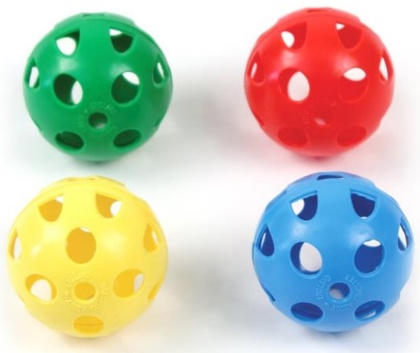
%> input picture E43/balls.jpg, 420 x 353 px, shrunk from 674 x 566 before the run
$ octave E43.m   (GNU Octave 9; MATLAB toolbox functions it lacks are replaced by stand-ins)
%> lines starting %> are read from the running program, lines starting %| are printed output that depends on the picture; in (x1, y1, x2, y2) boxes, pixels count from 0 and x2, y2 are one past the last pixel; in counts of white or black regions, pixels touching at a corner belong together; the program's own positions count from 1
clc; clear; close all; warning off all;
I = imread('balls.jpg');
%> I is the input picture: size 353x420x3 uint8; mean R, G, B 193.7, 193.7, 176.9
J = rgb2hsv(I);
%> J: size 353x420x3 double; mean H, S, V 0.376, 0.362, 0.891
H = J(:,:,1);
S = J(:,:,2);
V = J(:,:,3);
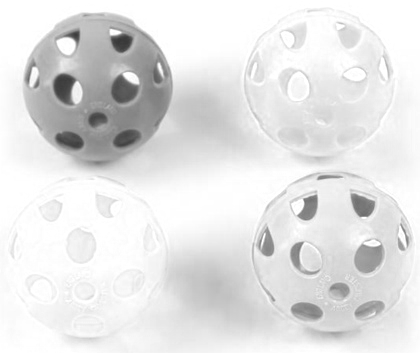
%> V: size 353x420 double; min 0.22, max 1, mean 0.891
bw = imbinarize(S,.25);
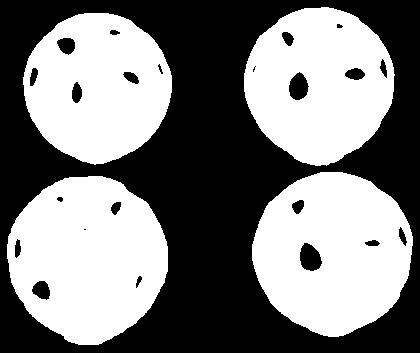
%> bw: size 353x420 logical; 49.6% white; 4 white regions, box (x1, y1, x2, y2) and area: (7, 176, 168, 345) 20252, (252, 172, 413, 337) 19529, (244, 7, 395, 166) 17274, (23, 13, 172, 165) 16554
bw = bwareaopen(bw,50);
[L,num] = bwlabel(bw);
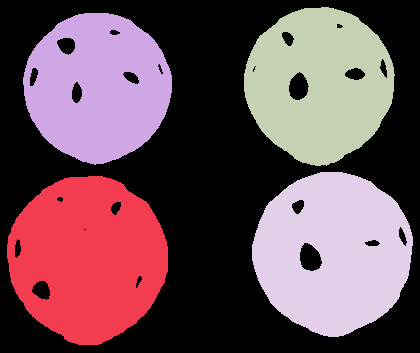
%> L: size 353x420 double; 5 distinct labels, from 0 to 4; one colour per label, 0 black
%> num = 4
R = I(:,:,1);
G = I(:,:,2);
B = I(:,:,3);
R(~bw) = 0;
B(~bw) = 0;
G(~bw) = 0;
RGB = cat(3,R,G,B);
%> RGB: size 353x420x3 uint8; mean H, S, V 74.9, 75.7, 60.2
RGB2 = I;
for n = 1:num
 bw2 = L==n;
 R = I(:,:,1);
 G = I(:,:,2);
 B = I(:,:,3);
 R(~bw2) = 0;
 G(~bw2) = 0;
 B(~bw2) = 0;
 RGB = cat(3,R,G,B);
 [a,b] = find(bw2==1);
 Red = 0;
 Green = 0;
 Blue = 0;
 for m = 1:numel(a)
 Red = Red+double(R(a(m),b(m)));
 Green = Green+double(G(a(m),b(m)));
 Blue = Blue+double(B(a(m),b(m)));
 end
 Red = Red/numel(a);
 Green = Green/numel(a);
 Blue = Blue/numel(a);
 [B,~] = bwboundaries(bw2,'noholes');
 boundary = B{1};
 position = [boundary(1,2)-40,boundary(1,1)-160;boundary(1,2)-40,boundary(1,1)-80;...
 boundary(1,2)-40,boundary(1,1);boundary(1,2)-40,boundary(1,1)+80];
 box_color = {'yellow','red','green','blue'};
 text_str = cell(4,1);
 text_str{1} = ['Label: ' num2str(n)];
 text_str{2} = ['Red: ' num2str(Red,'%0.2f')];
 text_str{3} = ['Green: ' num2str(Green,'%0.2f')];
 text_str{4} = ['Blue: ' num2str(Blue,'%0.2f')];
 RGB2 = insertText(RGB2,position,text_str,'FontSize',40,'BoxColor',box_color,'BoxOpacity',0.8,'TextColor','white');
 figure, imshow(RGB2);
end
%> this loop made 4 passes
%> (Red, Green, Blue, position) on passes 1 to 4: (247.6, 227.8, 103.6, [-32 85; -32 165; -32 245; -32 325]), (34.39, 155, 92.55, [-16 -82; -16 -2; -16 78; -16 158]), (234.9, 65.01, 66.45, [205 -86; 205 -6; 205 74; 205 154]), (75.23, 149.6, 212, [213 85; 213 165; 213 245; 213 325])
%> pass 1, `RGB = cat(3,R,G,B);`:
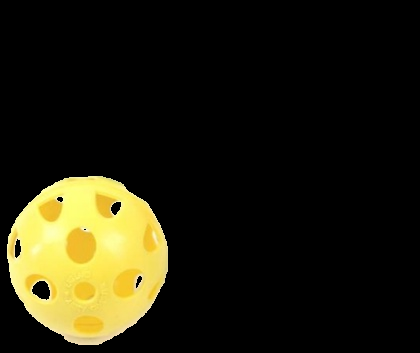
%> RGB: size 353x420x3 uint8; mean R, G, B 33.8, 31.1, 14.1
%> after the loop:
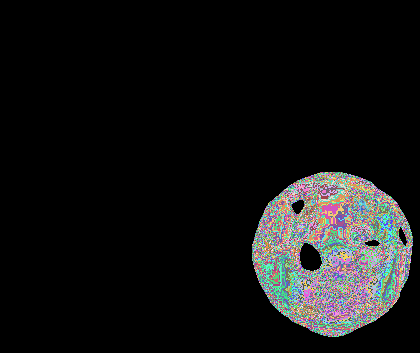
%> G: size 353x420 uint8; 180 distinct labels, from 0 to 235; one colour per label, 0 black
%> after the loop:
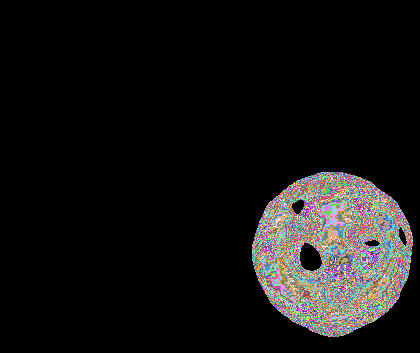
%> R: size 353x420 uint8; 175 distinct labels, from 0 to 187; one colour per label, 0 black
%> after the loop:
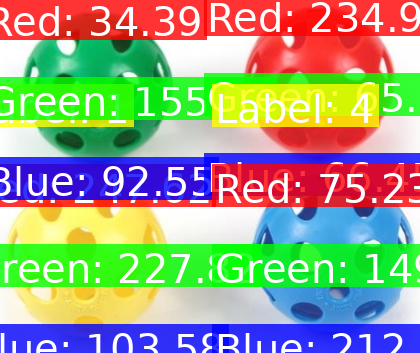
%> RGB2: size 353x420x3 uint8; mean R, G, B 156.3, 164.2, 136.6
%> after the loop, text_str = {'Label: 4', 'Red: 75.23', 'Green: 149.61', 'Blue: 212.04'}
